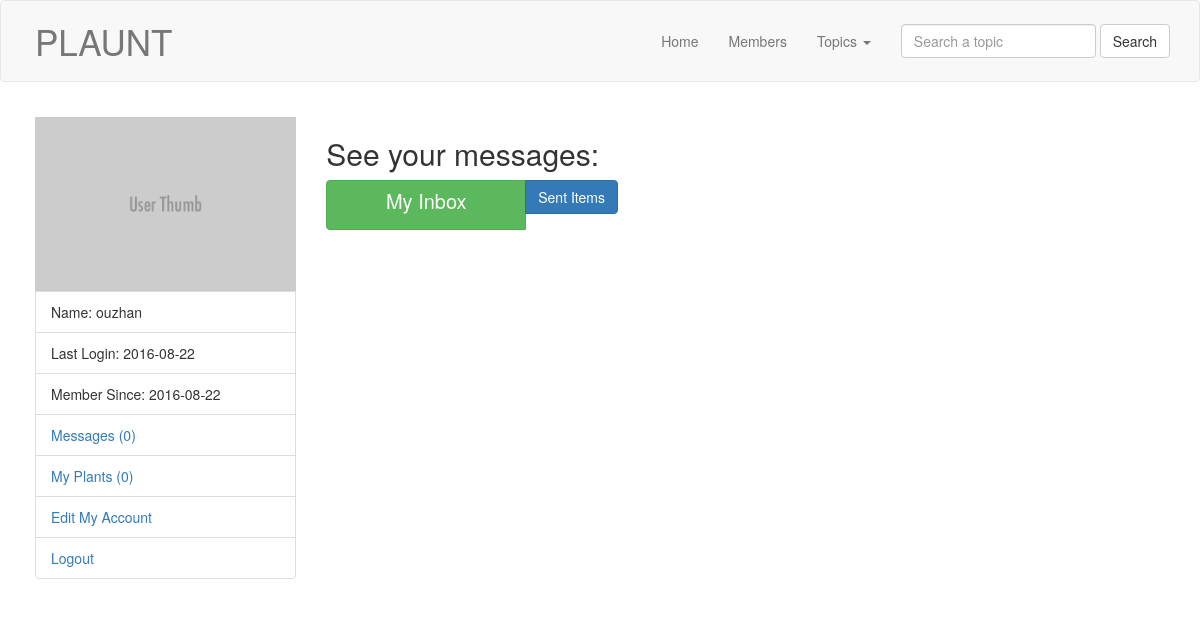
The app's page /my_messages.php (signed in) with its own data.
### tables this page shows
CREATE TABLE `users` (
  `user_id` int(11) NOT NULL,
  `user_name` varchar(100) NOT NULL,
  `user_pass` varchar(100) NOT NULL,
  `user_email` varchar(100) NOT NULL,
  `user_country` varchar(100) NOT NULL,
  `user_gender` varchar(100) NOT NULL,
  `user_b_day` date NOT NULL,
  `user_image` text NOT NULL,
  `register_date` date NOT NULL,
  `last_login` date NOT NULL,
  `status` text NOT NULL,
  `verification_code` int(100) NOT NULL,
  `posts` text NOT NULL,
  `user_role` varchar(100) NOT NULL
);

### my_messages.php (the view, shortened to what this page needs)
<?php
	include ( "includes/connection.php" );
	if ( !isset( $_SESSION['user_email'] ) ) {
		header( "location: index.php" );
	}else {
		include ( "header.php" );
		include ( "user_sidebar.php" );
?>
		<div class="col-sm-9">
			<h2>See your messages:</h2>
			<div class="clearfix btn-group text-center">
				<a href="my_messages.php?inbox&u_id=<?php echo $user_id; ?>" class="btn btn-success">My Inbox</a>
				<a href="my_messages.php?sent&u_id=<?php echo $user_id; ?>" class="btn btn-primary">Sent Items</a>
			</div>
			</div>
		</div>
<?php
	include( "footer.php" );
} ?>

### user_sidebar.php (shortened to what this page needs)
<div class="col-sm-3">
	<?php
		$user 		= $_SESSION['user_email'];
		$get_user   = "SELECT * from users where user_email='$user'";
		$run_user   = mysqli_query( $connection, $get_user );
		$row 		= mysqli_fetch_array( $run_user );
		$user_id 	    = $row['user_id'];
		$user_name 		= $row['user_name'];
		$user_image 	= $row['user_image'];
		$register_date  = $row['register_date'];
		$last_login 	= $row['last_login'];
		$user_posts = "SELECT  * from posts where user_id='$user_id'";
		$run_posts = mysqli_query( $connection, $user_posts );
		$posts = mysqli_num_rows( $run_posts );
		$sel_msg = "SELECT * from messages where receiver='$user_id' AND status='unread' order by 1 DESC";
		$run_msg = mysqli_query( $connection, $sel_msg );
		$count_msg = mysqli_num_rows( $run_msg );
	?>
	<img src="user/user_images/<?php echo $user_image; ?>" class="img-responsive" alt="">
	<ul class="list-group">
		<li class="list-group-item">Name: <?php echo $user_name; ?></li>
		<li class="list-group-item">Last Login: <?php echo $last_login; ?></li>
		<li class="list-group-item">Member Since: <?php echo $register_date; ?></li>
		<li class="list-group-item"><a href="my_messages.php?inbox&u_id=<?php echo $user_id; ?>">Messages (<?php echo $count_msg; ?>)</a></li>
		<li class="list-group-item"><a href="my_posts.php?u_id=<?php echo $user_id; ?>">My Plants (<?php echo $posts; ?>)</a></li>
		<li class="list-group-item"><a href="edit_profile.php?u_id=<?php echo $user_id; ?>">Edit My Account</a></li>
		<li class="list-group-item"><a href="logout.php">Logout</a></li>
	</ul>
</div>

### assets/css/main.css (style rules this page uses)
.list-group-item:first-child { border-top-right-radius: 0; border-top-left-radius: 0; }

### records on screen
users: user_image (placeholder picture), user_name "ouzhan", last_login "2016-08-22", register_date "2016-08-22"

### other values on screen
$count_msg "0"
$posts "0"
